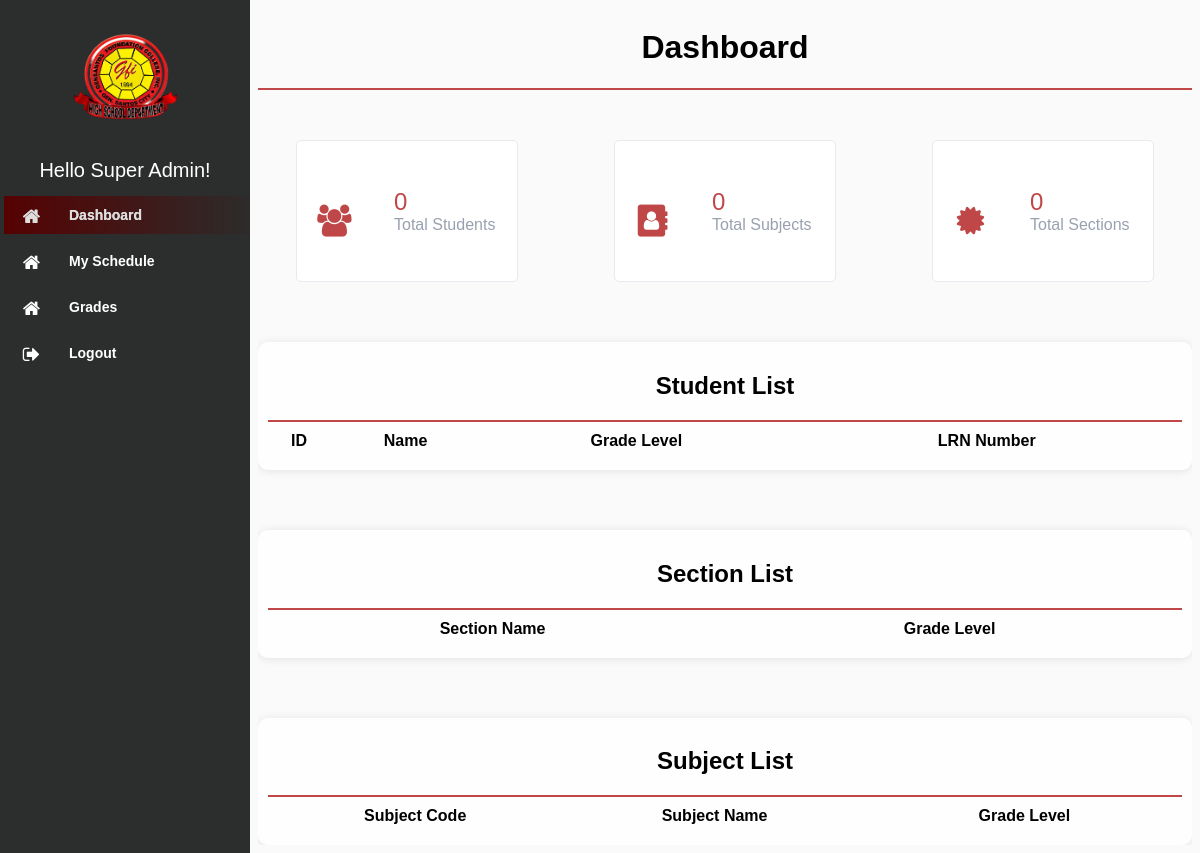
Page /modules_teacher/dashboard/index.php (signed in) on the earlier database version.
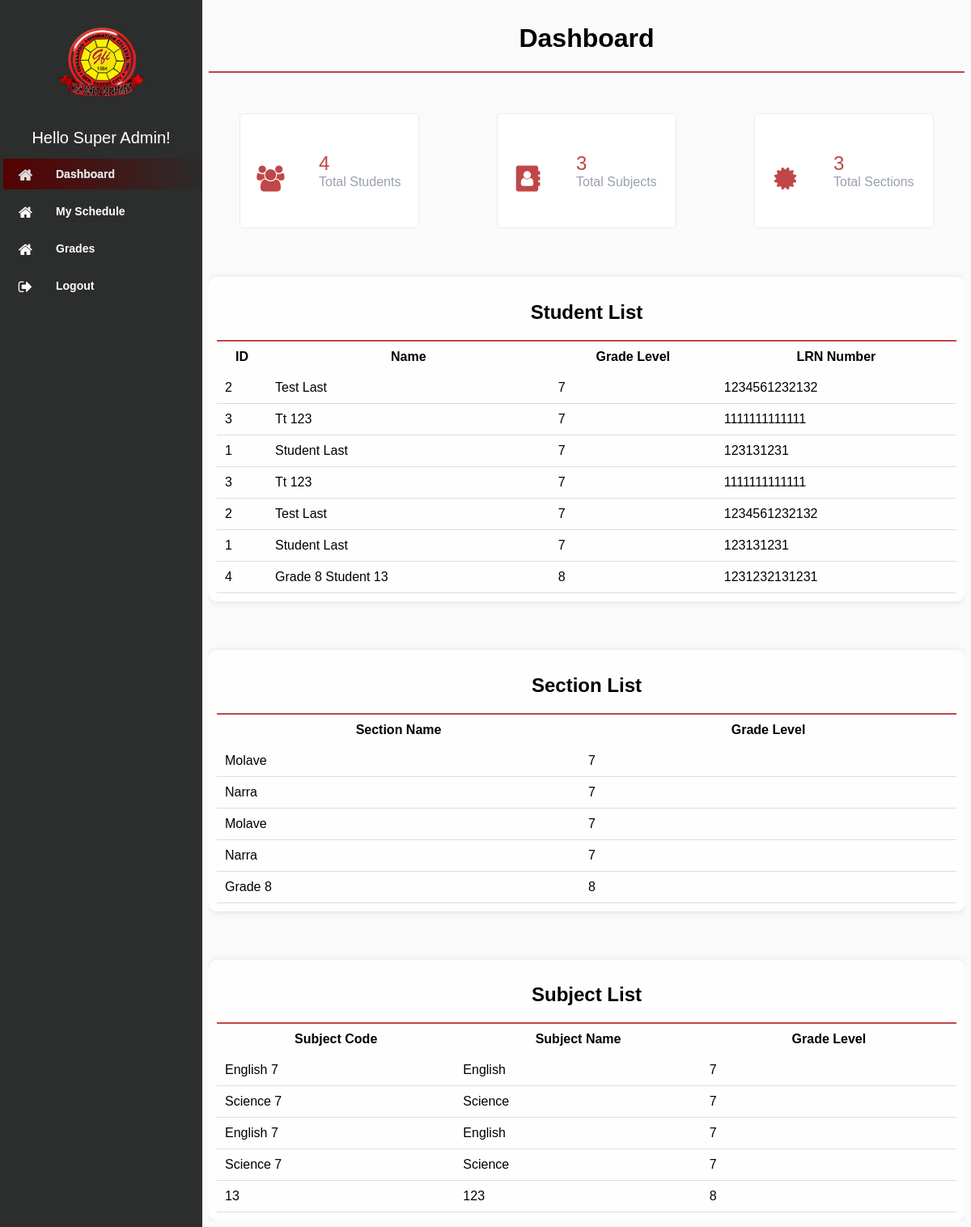
Same page on the later database version.
### tables this page shows
CREATE TABLE `section_student` (
  `id` int(11) NOT NULL,
  `student` varchar(100) NOT NULL,
  `section` varchar(100) NOT NULL,
  `quarter` varchar(100) NOT NULL
);

CREATE TABLE `student` (
  `id` int(11) NOT NULL,
  `first_name` varchar(100) NOT NULL,
  `middle_name` varchar(100) DEFAULT NULL,
  `last_name` varchar(100) NOT NULL,
  `suffix` varchar(20) DEFAULT NULL,
  `gender` enum('Male','Female') NOT NULL,
  `age` int(11) NOT NULL,
  `address` varchar(255) NOT NULL,
  `contact_number` varchar(20) NOT NULL,
  `birthdate` date NOT NULL,
  `birthplace` varchar(255) NOT NULL,
  `nationality` varchar(100) NOT NULL,
  `religion` varchar(100) NOT NULL,
  `father_name` varchar(100) DEFAULT NULL,
  `father_occupation` varchar(100) DEFAULT NULL,
  `father_contact` varchar(20) DEFAULT NULL,
  `mother_name` varchar(100) DEFAULT NULL,
  `mother_occupation` varchar(100) DEFAULT NULL,
  `mother_contact` varchar(20) DEFAULT NULL,
  `guardian_name` varchar(100) DEFAULT NULL,
  `guardian_contact` varchar(20) DEFAULT NULL,
  `elementary_name` varchar(255) DEFAULT NULL,
  `elementary_address` varchar(255) DEFAULT NULL,
  `elementary_year` varchar(4) DEFAULT NULL,
  `email` varchar(255) NOT NULL,
  `grade_level` varchar(50) NOT NULL,
  `lrn_number` varchar(50) NOT NULL,
  `section` varchar(100) NOT NULL,
  `grade7_section` varchar(100) DEFAULT NULL,
  `grade8_section` varchar(100) DEFAULT NULL,
  `grade9_section` varchar(100) DEFAULT NULL,
  `grade10_section` varchar(100) DEFAULT NULL,
  `username` varchar(255) NOT NULL,
  `password` varchar(255) NOT NULL,
  `del_status` varchar(100) NOT NULL
);

CREATE TABLE `section` (
  `id` int(100) NOT NULL,
  `name` varchar(100) NOT NULL,
  `grade_level` int(5) NOT NULL,
  `teacher_id` varchar(100) NOT NULL,
  `del_status` varchar(100) NOT NULL
);

CREATE TABLE `subject` (
  `id` int(11) NOT NULL,
  `code` varchar(100) NOT NULL,
  `grade_level` varchar(100) NOT NULL,
  `name` varchar(100) NOT NULL,
  `details` varchar(100) NOT NULL,
  `teacher_id` varchar(100) NOT NULL,
  `del_status` varchar(100) NOT NULL
);

### navbar_teacher.php (called while the page is built, shortened)
<?php
$teacher_id = $_SESSION['id'];
?>

### modules_teacher/dashboard/index.php (the view, shortened to what the changed rows need)
<!DOCTYPE html>
<html lang="en">
<?php
$page = 'Dashboard';
include "../../db_conn.php";
?>
<head>
    <link rel="stylesheet" type="text/css" href="../../assets/css/font-awesome-4.7.0/css/menu.css">
    <link rel="stylesheet" type="text/css" href="../../assets/css/font-awesome-4.7.0/css/style.css">
    <link rel="stylesheet" type="text/css" href="../../assets/css/font-awesome-4.7.0/css/font-awesome.min.css">
    <link rel="stylesheet" href="../../assets/css/jquery.dataTables.min.css">
</head>
<body>
<?php include "../../navbar_teacher.php"; ?>
<div class="content">
<div class="header">
    <h1><?php if ($page) {echo $page;} ?></h1>
</div>
<div class="row g-3">
<div class="grid-container-dashboard">
    <div class="dashboard">
        <div class="box-content">
            <span class="big">
                <?php
                $squery = mysqli_query($conn, "
                    SELECT COUNT(DISTINCT ss.student) AS total_student
                    FROM section_student ss
                    JOIN section_subject sub ON ss.section = sub.section
                    WHERE sub.teacher = '$teacher_id'
                ");
                $row = mysqli_fetch_assoc($squery);
                echo $row['total_student'];
                ?>
            </span>
            Total Students
        </div>
    </div>
    <div class="dashboard">
        <div class="box-content">
            <span class="big">
                <?php
                $squery = mysqli_query($conn, "
                    SELECT COUNT(DISTINCT subject) AS total_subject
                    FROM section_subject
                    WHERE teacher = '$teacher_id'
                ");
                $row = mysqli_fetch_assoc($squery);
                echo $row['total_subject'];
                ?>
            </span>
            Total Subjects
        </div>
    </div>
    <div class="dashboard">
        <div class="box-content">
            <span class="big">
                <?php
                $squery = mysqli_query($conn, "
                    SELECT COUNT(DISTINCT section) AS total_section
                    FROM section_subject
                    WHERE teacher = '$teacher_id'
                ");
                $row = mysqli_fetch_assoc($squery);
                echo $row['total_section'];
                ?>
            </span>
            Total Sections
        </div>
    </div>
</div>
<div class="table_wrap2">
    <div class="header">
        <h2>Student List</h2>
        <?php include_once "../../includes/add_student.php"; ?>
    </div>
    <table id="student_table" class="data list">
        <thead>
            <tr>
                <th style="width: 60px;">ID</th>
                <th>Name</th>
                <th>Grade Level</th>
                <th>LRN Number</th>
            </tr>
        </thead>
        <tbody>
            <?php
            $query = mysqli_query($conn, "
                SELECT s.id, s.first_name, s.last_name, s.grade_level, s.lrn_number, ss.id AS section_student_id
                FROM section_student ss
                JOIN section_subject sub ON ss.section = sub.section
                JOIN student s ON ss.student = s.id
                WHERE sub.teacher = '$teacher_id'
                ORDER BY s.grade_level ASC
            ");
            while ($row = mysqli_fetch_array($query)) {
                $full_name = $row['first_name'] . " " . $row['last_name'];
            ?>
            <tr>
                <td><?php echo $row['id']; ?></td>
                <td><?php echo htmlspecialchars($full_name); ?></td>
                <td><?php echo htmlspecialchars($row['grade_level']); ?></td>
                <td><?php echo htmlspecialchars($row['lrn_number']); ?></td>
            </tr>
            <?php } ?>
        </tbody>
    </table>
</div>
<div class="table_wrap2">
    <div class="header">
        <h2>Section List</h2>
    </div>
    <table id="section_table" class="data list">
        <thead>
            <tr>
                <th>Section Name</th>
                <th>Grade Level</th>
            </tr>
        </thead>
        <tbody>
            <?php
            $query = mysqli_query($conn, "
                SELECT sec.name AS section_name, sec.grade_level
                FROM section_subject sub
                JOIN section sec ON sub.section = sec.id
                WHERE sub.teacher = '$teacher_id'
                ORDER BY sec.grade_level ASC
            ");
            while ($row = mysqli_fetch_assoc($query)) {
                echo "<tr>
                    <td>" . htmlspecialchars($row['section_name']) . "</td>
                    <td>" . htmlspecialchars($row['grade_level']) . "</td>
                </tr>";
            }
            ?>
        </tbody>
    </table>
</div>
<div class="table_wrap2">
    <div class="header">
        <h2>Subject List</h2>
    </div>
    <table id="subject_table" class="data list">
        <thead>
            <tr>
                <th>Subject Code</th>
                <th>Subject Name</th>
                <th>Grade Level</th>
            </tr>
        </thead>
        <tbody>
            <?php
            $query = mysqli_query($conn, "
                SELECT sub.code, sub.name AS subject_name, sub.grade_level
                FROM section_subject sec_sub
                JOIN subject sub ON sec_sub.subject = sub.id
                WHERE sec_sub.teacher = '$teacher_id'
                ORDER BY sub.grade_level ASC
            ");
            while ($row = mysqli_fetch_assoc($query)) {
                echo "<tr>
                    <td>" . htmlspecialchars($row['code']) . "</td>
                    <td>" . htmlspecialchars($row['subject_name']) . "</td>
                    <td>" . htmlspecialchars($row['grade_level']) . "</td>
                </tr>";
            }
            ?>
        </tbody>
    </table>
</div>
</div>
</div>
</body>
</html>

Differences in the rows shown:
added section_student: student.id "2", student.first_name+last_name "Test Last", student.grade_level "7", student.lrn_number "1234561232132"
added section_student: student.id "3", student.first_name+last_name "Tt 123", student.grade_level "7", student.lrn_number "1111111111111"
added section_student: student.id "1", student.first_name+last_name "Student Last", student.grade_level "7", student.lrn_number "123131231"
added section_student: student.id "4", student.first_name+last_name "Grade 8 Student 13", student.grade_level "8", student.lrn_number "1231232131231"
now on this page (row unchanged): section: name "Molave", grade_level "7"
now on this page (row unchanged): section: name "Narra", grade_level "7"
added section: name "Grade 8", grade_level "8"
now on this page (row unchanged): subject: code "English 7", name "English", grade_level "7"
now on this page (row unchanged): subject: code "Science 7", name "Science", grade_level "7"
added subject: code "13", name "123", grade_level "8"
Other differences:
$row['total_student']: "0" → "4"
$row['total_subject']: "0" → "3"
$row['total_section']: "0" → "3"
